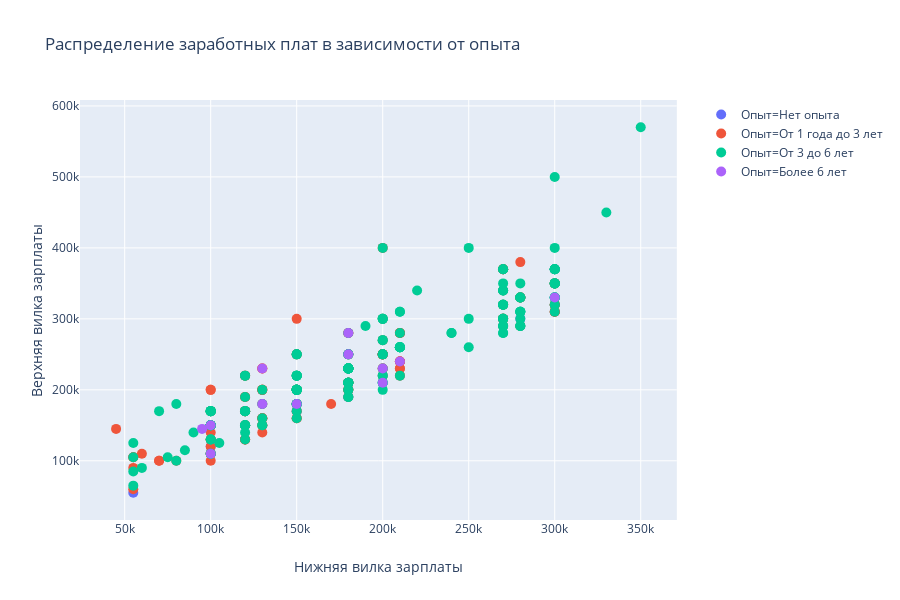

Notebook code for this chart:
### Code cell
fig = px.scatter(data_frame=df, 
                 x='sal_from', 
                 y='sal_to', 
                 color='experience',
                 title='Распределение заработных плат в зависимости от опыта',
                 hover_name='name', 
                 hover_data=['sal_to', 'sal_from', 'skills'], 
                 color_discrete_sequence=px.colors.qualitative.Plotly,
                 category_orders={"experience":
                                  ["Нет опыта", "От 1 года до 3 лет", "От 3 до 6 лет", "Более 6 лет"]},
               labels={'experience': 'Опыт', 
                       'sal_to': 'Верхняя вилка зарплаты', 
                       'sal_from': 'Нижняя вилка зарплаты',
                       'skills': 'Требуемые навыки'}
              ).update_traces(marker_size=10)
fig.show()

### Figure 1 — Plotly figure (JSON) as saved in the notebook; plotly's stock layout.template omitted (floating-point values rounded to 4 significant figures; data arrays with more than 128 entries replaced by an {"elided": "..."} marker saying what was removed)
{"data": [{"customdata": [[170000, 150000, "Знания математики, алгоритмов, структур данных,<br>классического ML, CNN, YOLO, U-Net, ViT, Word2Vec,<br>fasttext, RNN, трансформеры, Python, Linux, SQL,<br>Git, PyTorch, TensorFlow"], [300000, 280000, "Знание основ SQL, Базовое знание Python, Знание<br>основных алгоритмов машинного обучения и ключевых<br>метрик (бинарная классификация/линейная регрессия)"], [55000, 55000, "Писать SQL-запросы (у нас Greenplum),<br>Анализировать данные на Python (с использованием<br>библиотек pandas, numpy, matplotlib и т.п.),<br>Считать p-value в AB-тестах"], [180000, 150000, "Обучение и развитие, Аналитика, Системное<br>мышление, Аналитическое мышление, Внутренние<br>коммуникации, Python, Математическая статистика,<br>MS SQL, Data Analysis, Базы данных, Git, NLP, ML,<br>Machine Learning, Машинное обучение, A/B тесты"], [120000, 100000, "Python, SQL, bash"], [250000, 200000, "Обучение и развитие, Аналитика, Системное<br>мышление, Аналитическое мышление, Внутренние<br>коммуникации, Python, Математическая статистика,<br>MS SQL, Data Analysis, Базы данных, Git, Bash,<br>NLP, ML, Machine Learning, Машинное обучение"], [230000, 180000, "ML"], [190000, 180000, "Linux, Git, Bash, Docker"], [370000, 300000, "SQL, Python, Базы данных, Скоринговая карта, База<br>данных: Oracle, Sas"]], "hoverlabel": {"namelength": 0}, "hovertemplate": "<b>%{hovertext}</b><br><br>Опыт=Нет опыта<br>Нижняя вилка зарплаты=%{customdata[1]}<br>Верхняя вилка зарплаты=%{customdata[0]}<br>Требуемые навыки=%{customdata[2]}", "hovertext": ["ML-инженер", "Стажер ML-инженер", "Стажер Data analyst", "Стажёр - Дата аналитик", "Solution engineer (Junior)", "Стажёр - Data Scientist", "Lead Data Scientist", "Machine learning engineer, Middle/Senior", "Стажер - разработчик скоринговых карт"], "legendgroup": "Опыт=Нет опыта", "marker": {"color": "#636EFA", "size": 10, "symbol": "circle"}, "mode": "markers", "name": "Опыт=Нет опыта", "showlegend": true, "type": "scatter", "x": [150000, 280000, 55000, 150000, 100000, 200000, 180000, 180000, 300000], "xaxis": "x", "y": [170000, 300000, 55000, 180000, 120000, 250000, 230000, 190000, 370000], "yaxis": "y"}, {"customdata": {"elided": "140x3 mixed values"}, "hoverlabel": {"namelength": 0}, "hovertemplate": "<b>%{hovertext}</b><br><br>Опыт=От 1 года до 3 лет<br>Нижняя вилка зарплаты=%{customdata[1]}<br>Верхняя вилка зарплаты=%{customdata[0]}<br>Требуемые навыки=%{customdata[2]}", "hovertext": {"elided": "140 str values"}, "legendgroup": "Опыт=От 1 года до 3 лет", "marker": {"color": "#EF553B", "size": 10, "symbol": "circle"}, "mode": "markers", "name": "Опыт=От 1 года до 3 лет", "showlegend": true, "type": "scatter", "x": {"elided": "140 int values"}, "xaxis": "x", "y": {"elided": "140 int values"}, "yaxis": "y"}, {"customdata": {"elided": "199x3 mixed values"}, "hoverlabel": {"namelength": 0}, "hovertemplate": "<b>%{hovertext}</b><br><br>Опыт=От 3 до 6 лет<br>Нижняя вилка зарплаты=%{customdata[1]}<br>Верхняя вилка зарплаты=%{customdata[0]}<br>Требуемые навыки=%{customdata[2]}", "hovertext": {"elided": "199 str values"}, "legendgroup": "Опыт=От 3 до 6 лет", "marker": {"color": "#00CC96", "size": 10, "symbol": "circle"}, "mode": "markers", "name": "Опыт=От 3 до 6 лет", "showlegend": true, "type": "scatter", "x": {"elided": "199 int values"}, "xaxis": "x", "y": {"elided": "199 int values"}, "yaxis": "y"}, {"customdata": [[145000, 95000, "Управление командами, Hadoop, Big Data"], [240000, 210000, "ensorflow, pytorch, CUDA, SQL"], [250000, 180000, "machine learning, pytorch, torchaudio, LangChain,<br>Saiga-2, fastText, kaldi, Milvus, cython, C++,<br>SQL, RabbitMQ, PostgreSQL, FreeSwitch"], [180000, 150000, "PostgreSQL, MySQL"], [280000, 180000, "Hadoop, Spark, Airflow, Docker"], [110000, 100000, "PostgreSQL, ClickHouse, PyTorch, Tensorflow,<br>Scikit-learn, ML, Golang"], [230000, 200000, "Python, PySpark, Pandas, PyTorch, RecBole, Scikit-<br>learn, MLFlow"], [180000, 130000, "pandas, numpy, matplotlib, sklearn, xgboost"], [330000, 300000, "Java/Scala, Golang, Python"], [150000, 100000, "OpenCV, Data Science, OCR"], [230000, 130000, "Яндекс Облако, PySpark в k8s, Jupyterhub, Airflow,<br>MLFlow, Postgres, Gitlab, Grafana"], [210000, 200000, "SQL, Анализ данных, A/B тесты, LTV prediction,<br>RecSys, Ulift modeling, Churn prediction"]], "hoverlabel": {"namelength": 0}, "hovertemplate": "<b>%{hovertext}</b><br><br>Опыт=Более 6 лет<br>Нижняя вилка зарплаты=%{customdata[1]}<br>Верхняя вилка зарплаты=%{customdata[0]}<br>Требуемые навыки=%{customdata[2]}", "hovertext": ["Руководитель направления по машинному обучению и анализу больших данных", "Data-scientist", "Senior DS/ML Developer (LLM/NLP, ASR)", "DBA (Администратор баз данных)", "DevOps инженер", "Senior ML инженер", "TeamLead DS", "Руководитель отдела Data Science", "Ведущий Data Engineer / Lead (Java)", "Data scientist CV (senior)", "Исследователь больших данных/ Middle+ MLE (GeoML)", "Senior Data Scientist"], "legendgroup": "Опыт=Более 6 лет", "marker": {"color": "#AB63FA", "size": 10, "symbol": "circle"}, "mode": "markers", "name": "Опыт=Более 6 лет", "showlegend": true, "type": "scatter", "x": [95000, 210000, 180000, 150000, 180000, 100000, 200000, 130000, 300000, 100000, 130000, 200000], "xaxis": "x", "y": [145000, 240000, 250000, 180000, 280000, 110000, 230000, 180000, 330000, 150000, 230000, 210000], "yaxis": "y"}], "layout": {"height": 600, "legend": {"tracegroupgap": 0}, "title": {"text": "Распределение заработных плат в зависимости от опыта"}, "xaxis": {"anchor": "y", "domain": [0, 0.98], "title": {"text": "Нижняя вилка зарплаты"}}, "yaxis": {"anchor": "x", "domain": [0, 1], "title": {"text": "Верхняя вилка зарплаты"}}}}
